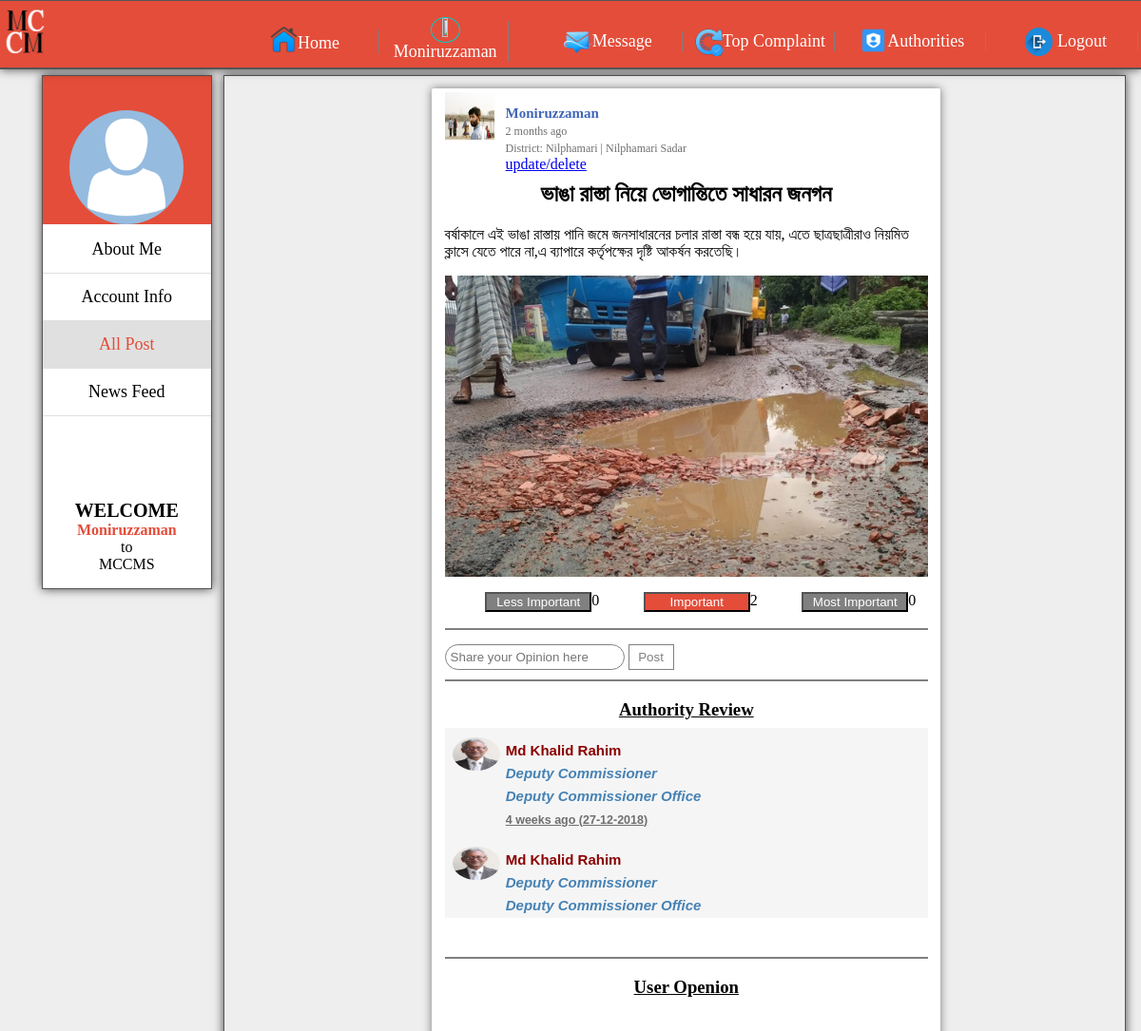
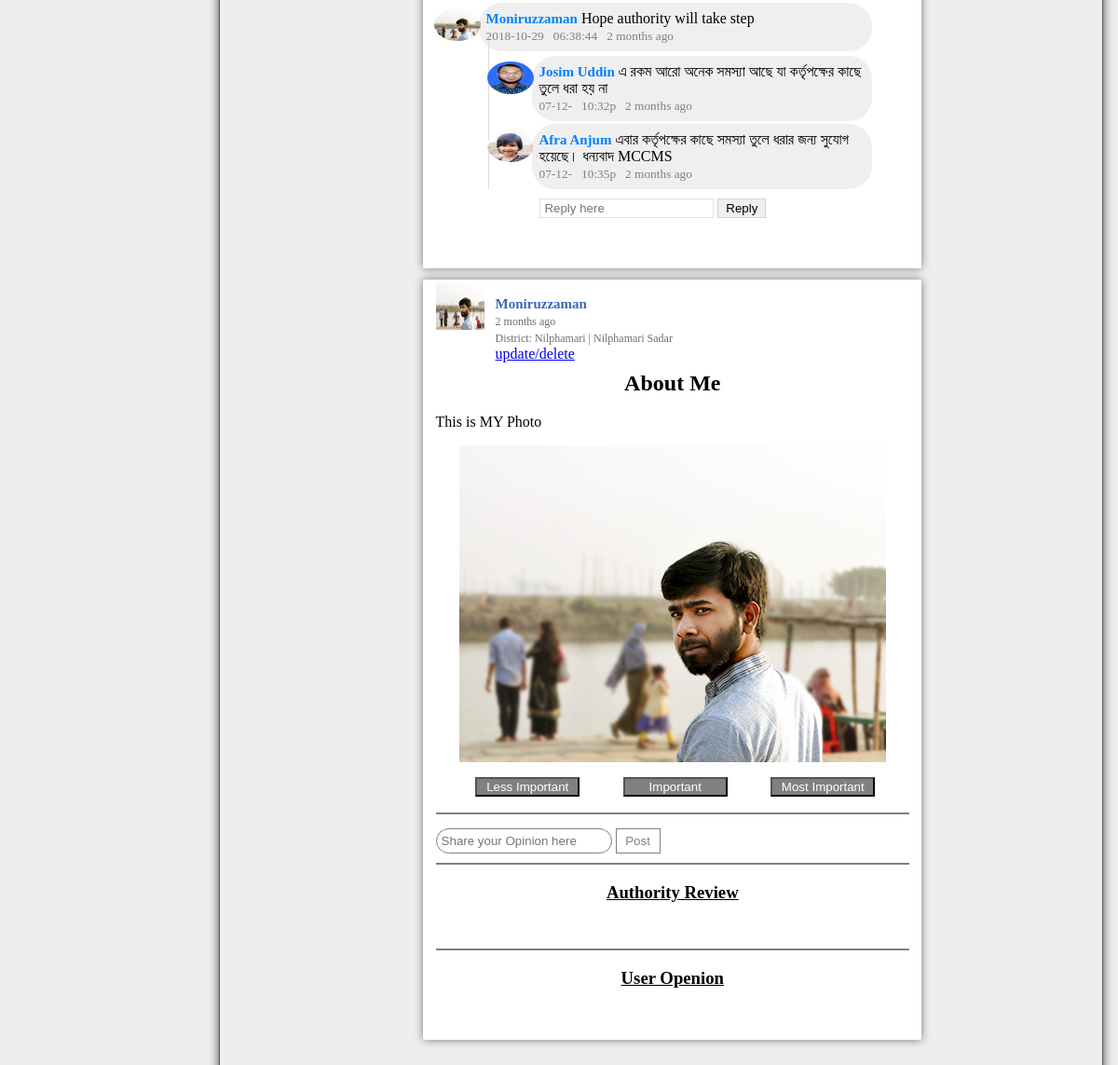
Screenshot of /personal_post.php (signed in) with the database file from the repository (2 pictures, top to bottom).
### tables this page shows
CREATE TABLE `complaint` (
  `post_id` int(100) NOT NULL,
  `user_id` varchar(40) NOT NULL,
  `user_fullname` varchar(40) NOT NULL,
  `post_title` text NOT NULL,
  `post_text` text NOT NULL,
  `attatchment` varchar(100) NOT NULL,
  `date_time` timestamp NOT NULL DEFAULT CURRENT_TIMESTAMP,
  `post_type` varchar(40) NOT NULL,
  `upazila_code` varchar(40) NOT NULL,
  `district_code` varchar(50) NOT NULL,
  `post_date` date NOT NULL
);

CREATE TABLE `user_info` (
  `SL` int(11) NOT NULL,
  `user_name` varchar(40) NOT NULL,
  `full_name` varchar(40) NOT NULL,
  `password` varchar(40) NOT NULL,
  `mail_address` varchar(40) NOT NULL,
  `nid_no` int(20) NOT NULL,
  `date_birth` date NOT NULL,
  `division_name` varchar(40) NOT NULL,
  `district_name` varchar(30) NOT NULL,
  `district_code` varchar(30) NOT NULL,
  `upazila_name` varchar(30) NOT NULL,
  `upazila_code` varchar(30) NOT NULL,
  `profile_image` varchar(100) NOT NULL,
  `status` int(50) NOT NULL DEFAULT '1',
  `post_status` int(50) NOT NULL DEFAULT '1'
);

CREATE TABLE `authority_review` (
  `review_id` int(11) NOT NULL,
  `authority_user_id` varchar(100) NOT NULL,
  `post_id` varchar(100) NOT NULL,
  `review_text` varchar(255) NOT NULL,
  `review_timestamp` timestamp NOT NULL DEFAULT CURRENT_TIMESTAMP,
  `review_date` varchar(11) NOT NULL
);

CREATE TABLE `authority_info` (
  `au_id` int(11) NOT NULL,
  `au_name` varchar(255) NOT NULL,
  `au_user_id` varchar(255) NOT NULL,
  `au_password` varchar(255) NOT NULL,
  `au_email` varchar(100) NOT NULL,
  `contact` varchar(50) NOT NULL,
  `au_home_district` varchar(255) NOT NULL,
  `designation` varchar(255) NOT NULL,
  `organization` varchar(255) NOT NULL,
  `working_division` varchar(255) NOT NULL,
  `working_district` varchar(255) NOT NULL,
  `working_upazila` varchar(255) NOT NULL,
  `au_nid` varchar(255) NOT NULL,
  `date_birth` date NOT NULL,
  `reg_date` date NOT NULL,
  `pro_image` varchar(255) NOT NULL,
  `status` int(11) NOT NULL DEFAULT '0'
);

CREATE TABLE `comment` (
  `com_id` int(100) NOT NULL,
  `user_id` varchar(100) NOT NULL,
  `post_id` varchar(40) NOT NULL,
  `post_type` varchar(30) NOT NULL,
  `com_text` varchar(100) NOT NULL,
  `com_date` varchar(10) NOT NULL,
  `com_time` varchar(10) NOT NULL,
  `current_timestemp` timestamp NOT NULL DEFAULT CURRENT_TIMESTAMP ON UPDATE CURRENT_TIMESTAMP
);

CREATE TABLE `reply` (
  `rep_id` int(100) NOT NULL,
  `com_id` varchar(50) NOT NULL,
  `post_id` varchar(50) NOT NULL,
  `user_id` varchar(50) NOT NULL,
  `rep_text` varchar(500) NOT NULL,
  `rep_date` varchar(6) NOT NULL,
  `rep_time` varchar(6) NOT NULL,
  `current_time_stamp` timestamp(6) NOT NULL DEFAULT CURRENT_TIMESTAMP
);

### personal_post.php (the view, shortened to what the rows shown need)
<?php
	include 'main/functions.php';
	$get    = new Main;
?>
<!DOCTYPE html>
<html lang="en">
<head>
	<link rel="stylesheet" href="css/home.css">
	<link rel="stylesheet" href="css/profile.css">
</head>
<body>
	<?php include 'header.php'; ?>
<?php
$sql1 = mysqli_query($conn, "SELECT * FROM user_info WHERE full_name='$name'");
		while ($row1 = mysqli_fetch_array($sql1))
	       {
	       	$user_id= $row1['user_name'];
	       }
?>
<div class="row_personal_post">
	<div style="float: left; width: 80%; margin-top: 6%; margin-left: 1%; border: solid 1px #555555;background-color: transparent; box-shadow:  0 0 10px  rgba(0,0,0,0.7);">
		<div class="post_body" style="margin-top: 0.3%; width: 86%; margin-left: 13%;">
			<div class="post_body_middle" style="width: 73%;">
				<?php
					$post_type="Generel";
					$sql_post_view = mysqli_query($conn, "SELECT complaint.user_fullname, complaint.post_id, complaint.post_title, complaint.post_text, complaint.attatchment, complaint.date_time, complaint.upazila_code, user_info.profile_image, user_info.upazila_name, user_info.district_name, user_info.user_name FROM complaint, user_info WHERE  complaint.post_type='$post_type' AND complaint.user_id='$user_id' AND user_info.full_name=complaint.user_fullname ORDER BY post_id DESC");
						while ($row_post = mysqli_fetch_array($sql_post_view))
				       		{
				       			$post_user_name=$row_post['user_fullname'];
				       			$time_ago=$row_post['date_time'];
				       			$post_user_image=$row_post['profile_image'];
				       			$post_id=$row_post['post_id'];
				       	?>
			<div style="width: 90%; margin-left: 16%;" class="post-show" id="<?php echo $row_post['post_id']; ?>">
				<div class="post-show-inner">
					<div class="post-header">
						<div class="post-left-box">
							<div class="id-img-box"><img src="uploads/<?php echo $post_user_image ?>"></img></div>
							<div class="id-name">
								<ul>
									<li><a href="#"><?php echo $post_user_name ?></a></li>
									<li><small style="color: #706E6E;"><?php echo $get->timeAgo($time_ago); ?></small></li>
									<li><small style="color: #706E6E;">District: <?php echo $row_post['district_name']; ?> | <?php echo $row_post['upazila_name']; ?></small></li>
									<a href="#" onclick="MyWindow=window.open('edit_post.php?post_id=<?php echo $post_id; ?>', 'MyWindow', 'width=1000', 'height=200'); return false;">update/delete</a>
								</ul>
							</div>
						</div>
					</div>
					<br>
					<div class="post-body">
						<div class="post-header-text">
							<h2 align="center"><?php echo $row_post['post_title']; ?></h2>
							<p><?php echo $row_post['post_text']; ?></p>
						</div>
						<div class="post-img">
							<center>
								<?php
								if (isset($row_post['attatchment']) && !empty($row_post['attatchment'])) { ?>
							<img align="center" src="post_image/<?php echo $row_post['attatchment']; ?>" style="color: gray;" alt="No Image Available"></img>
								<?php
								}
								?>
							</center>
						</div>
						<?php
							       $post_id= $row_post['post_id'];
				       $sql_less_important_count = mysqli_query($conn, "SELECT SUM(less_important_count) FROM rating WHERE post_id=$post_id");
					while ($row1 = mysqli_fetch_array($sql_less_important_count))
				       {
				       	$less_count= $row1['SUM(less_important_count)'];
				       }
				       $sql_important_count = mysqli_query($conn, "SELECT SUM(important_count) FROM rating WHERE post_id=$post_id");
					while ($row2 = mysqli_fetch_array($sql_important_count))
				       {
				       	$im_count= $row2['SUM(important_count)'];
				       }
				       $sql_most_important_count = mysqli_query($conn, "SELECT SUM(most_important_count) FROM rating WHERE post_id=$post_id");
					while ($row3 = mysqli_fetch_array($sql_most_important_count))
				       {
				       	$most_count= $row3['SUM(most_important_count)'];
				       }
						?>
						<div class="post-footer">
							<div class="post_footer_inner">
								<form action="rating_sql.php" method="POST">
									<?php
								       $sql_available_count = mysqli_query($conn, "SELECT * FROM rating WHERE post_id='$post_id' AND user_id='$user_id'");
								       $fetch=false;
									while ($row4 = mysqli_fetch_array($sql_available_count))
								       {
								       	$available_less_count= $row4['less_important_count'];
								       	$available_imp_count= $row4['important_count'];
								       	$available_most_count= $row4['most_important_count'];
								       	$fetch=true;
									}
									if($fetch==false)
									{ ?>
									    <button class="review_btn" name="less_im_btn">Less Important</button><?php echo $less_count; ?>
										<button class="review_btn" name="im_btn">Important</button><?php echo $im_count; ?>
										<button class="review_btn" name="more_i_btn">Most Important</button><?php echo $most_count; ?>
									<?php }
									else
									{
								       if ($available_less_count==1)
								       {
								       	?>
										<button style="background-color: #e44d3a;" class="review_btn" name="less_im_btn">Less Important</button><?php echo $less_count; ?>
									<?php
								       }
								       else
									       {?>
									       		<button class="review_btn" name="less_im_btn">Less Important</button><?php echo $less_count; ?>
									      <?php }
								       if ($available_imp_count==1)
								       {
								       	?>
											<button style="background-color: #e44d3a;" class="review_btn" name="im_btn">Important</button><?php echo $im_count; ?>
									<?php
								       }
								       else
									       {?>
												<button class="review_btn" name="im_btn">Important</button><?php echo $im_count; ?>
									      <?php }
								       if ($available_most_count==1)
								       {
								       	?>
											<button style="background-color: #e44d3a;" class="review_btn" name="more_i_btn">Most Important</button><?php echo $most_count; ?>
									<?php
								       }
								       else
								       { ?>
											<button class="review_btn" name="more_i_btn">Most Important</button><?php echo $most_count; ?>
								     <?php  }
								   }
									?>
								</form>
							</div>
						</div>
						<br>
						<hr style="margin-top: 2%; margin-bottom: 3%; border:0.5px solid gray;">
							<div class="comment_div">
								<form action="comment_sql.php" method="POST">
									<input type="text" class="comment_input_box" name="comment" placeholder="Share your Opinion here">
									<button class="post_comment_button" name="p_c_btn">Post</button>
								</form>
								<hr style="margin-top: 2%; margin-bottom: 3%; border:0.5px solid gray;">
								<div class="authority_review" >
									<h3 style="background-color: white; text-decoration: underline;" align="center">Authority Review</h3>
									<div class="authority_review_container">
										<div class="review_content" >
										<?php
											$sql_review=mysqli_query($conn, "SELECT * FROM authority_review, authority_info WHERE authority_info.au_user_id=authority_review.authority_user_id AND authority_review.post_id=$post_id ORDER BY review_id DESC");
											while ($row_rev=mysqli_fetch_array($sql_review)) {
													$time_ago=$row_rev['review_timestamp'];
												?>
										<div id="" class="review_show_body" style="margin: -3% 2%;">
											<div class="user_image_comment">
												<img style="width: 100%; height: 100%; margin: 25px -2px; border-radius: 50%;" src="authority/uploads/<?php echo $row_rev['pro_image']; ?>" alt="Image">
											</div>
											<div class="authority_review_info" style="background: transparent;">
													<p><b style="font-size: 15px; color: darkred;"><?php echo $row_rev['au_name']; ?><br><b style="font-style: italic; color: steelblue;"><?php echo $row_rev['designation']; ?><br><?php echo $row_rev['organization']; ?></b><br><small style="color: #706E6E; text-decoration: underline;"><?php echo $get->timeAgo($time_ago); ?> (<?php echo $row_rev['review_date']; ?>)</small></b> <br>
													</p>
											</div>
											</div>
											<?php
											}
											?>
										</div>
									</div>
								</div>
													<hr style="margin-top: 2%; margin-bottom: 2%; border:0.5px solid gray;">
												<h3 style="text-decoration: underline;" align="center">User Openion</h3>
						<?php
							$sql_comment_view = mysqli_query($conn, "SELECT comment.com_id, comment.user_id, comment.post_id, comment.post_type, comment.com_text, comment.com_date, comment.com_time, comment.current_timestemp, user_info.full_name, user_info.profile_image FROM comment, user_info WHERE  comment.post_id='$post_id' AND comment.post_type='$post_type' AND user_info.user_name=comment.user_id ORDER BY com_id ASC");
									while ($row_comm = mysqli_fetch_array($sql_comment_view))
							       		{
							       			$com_user_name=$row_comm['full_name'];
							       			$com_user_image=$row_comm['profile_image'];
							       			$comment_text=$row_comm['com_text'];
							       			$date=$row_comm['com_date'];
							       			$time=$row_comm['com_time'];
							       			$com_time_ago=$row_comm['current_timestemp'];
							       			$comment_id=$row_comm['com_id'];
						?>
									<div id="<?php echo $comment_id; ?>">
										<div class="user_image_comment">
											<img style="width: 100%; height: 100%; margin: 25px -2px; border-radius: 50%;" src="uploads/<?php echo $com_user_image; ?>" alt="Image">
										</div>
										<form action="delete_comment_sql.php" method="post">
										<div class="comment_info">
											<p><b style="font-size: 15px; color: #0080FF;"><?php echo $com_user_name; ?></b> <?php echo $comment_text; ?>
												<br>
												<small style="color: gray;"><?php echo $date;?> &nbsp <?php echo $time;?> &nbsp; <?php echo $get->timeAgo($com_time_ago); ?></small> &nbsp;
											</p>
										</div>
										</form>
									</div> <br>
								<?php
							$sql_reply_view = mysqli_query($conn, "SELECT * FROM reply, user_info WHERE  reply.post_id='$post_id' AND reply.com_id='$comment_id' AND user_info.user_name=reply.user_id ORDER BY rep_id ASC");
									while ($row_rep = mysqli_fetch_array($sql_reply_view))
							       		{
							       			$rep_user_name=$row_rep['full_name'];
							       			$rep_user_image=$row_rep['profile_image'];
							       			$reply_text=$row_rep['rep_text'];
							       			$r_date=$row_rep['rep_date'];
							       			$r_time=$row_rep['rep_time'];
							       			$rep_time_ago=$row_rep['current_time_stamp'];
						?>
									<div style="margin: -3% 11%; border-left: 1px solid gainsboro; width: 86%;">
										<div class="user_image_comment">
											<img style="width: 100%; height: 100%; margin: 25px -2px; border-radius: 50%;" src="uploads/<?php echo $rep_user_image; ?>" alt="Image">
										</div>
										<div class="comment_info"  id="<?php echo $row_comm['com_id']; ?>">
										<form action="delete_comment_sql.php" method="post">
											<p><b style="font-size: 15px; color: #0080FF;"><?php echo $rep_user_name; ?></b>
												<?php echo $reply_text; ?>
												<br>
												<small style="color: gray;"><?php echo $r_date;?> &nbsp <?php echo $r_time;?> &nbsp <?php echo $get->timeAgo($rep_time_ago); ?></small> &nbsp;
											</p>
										</form>
										</div>
									</div>
								<?php } ?>
										<div>
												<form action="reply_sql.php" method="POST" style="margin-left: 22%; margin-top: 5%;">
													<input type="text" class="comment_reply_box" name="reply_text" placeholder="Reply here">
													<button class="comment_reply_button" name="p_c_btn">Reply</button>
												</form>
										</div>
									 <br>
							<?php
						}
						?>
							</div>
						<br>
						<br>
					</div>
				</div>
			</div>
							<?php
				       	}
							?>
				</div>
		</div>
</div>
	</div>
</body>
</html>

### rows the page displays
complaint: user_info.profile_image (picture), user_fullname "Moniruzzaman", date_time "2 months ago", user_info.district_name "Nilphamari", user_info.upazila_name "Nilphamari Sadar", post_title "ভাঙা রাস্তা নিয়ে ভোগান্তিতে সাধারন জনগন", post_text "বর্ষাকালে এই ভাঙা রাস্তায় পানি জমে জনসাধারনের চলার রাস্তা বন্ধ হয়ে যায়, এতে ছাত্রছাত্রীরাও নিয়মিত ক্লাসে যেতে পারে না,এ ব্যাপারে কর্তৃপক্ষের দৃষ্টি আকর্ষন করতেছি।", attatchment (picture), less_count "0", im_count "2", most_count "0"
authority_review: authority_info.pro_image (picture), authority_info.au_name "Md Khalid Rahim", authority_info.designation "Deputy Commissioner", authority_info.organization "Deputy Commissioner Office", review_timestamp "4 weeks ago", review_date "27-12-2018"
authority_review: authority_info.pro_image (picture), authority_info.au_name "Md Khalid Rahim", authority_info.designation "Deputy Commissioner", authority_info.organization "Deputy Commissioner Office"
comment: user_info.profile_image (picture), user_info.full_name "Moniruzzaman", com_text "Hope authority will take step", com_date "2018-10-29", com_time "06:38:44", current_timestemp "2 months ago"
reply: user_info.profile_image (picture), user_info.full_name "Josim Uddin", rep_text "এ রকম আরো অনেক সমস্যা আছে যা কর্তৃপক্ষের কাছে তুলে ধরা হয় না", rep_date "07-12-", rep_time "10:32p", current_time_stamp "2 months ago"
reply: user_info.profile_image (picture), user_info.full_name "Afra Anjum", rep_text "এবার কর্তৃপক্ষের কাছে সমস্যা তুলে ধরার জন্য সুযোগ হয়েছে। ধন্যবাদ MCCMS", rep_date "07-12-", rep_time "10:35p", current_time_stamp "2 months ago"
complaint: user_info.profile_image (picture), user_fullname "Moniruzzaman", date_time "2 months ago", user_info.district_name "Nilphamari", user_info.upazila_name "Nilphamari Sadar", post_title "About Me", post_text "This is MY Photo", attatchment (picture)

### other values shown
$_SESSION["user_fullname"] "Moniruzzaman"
